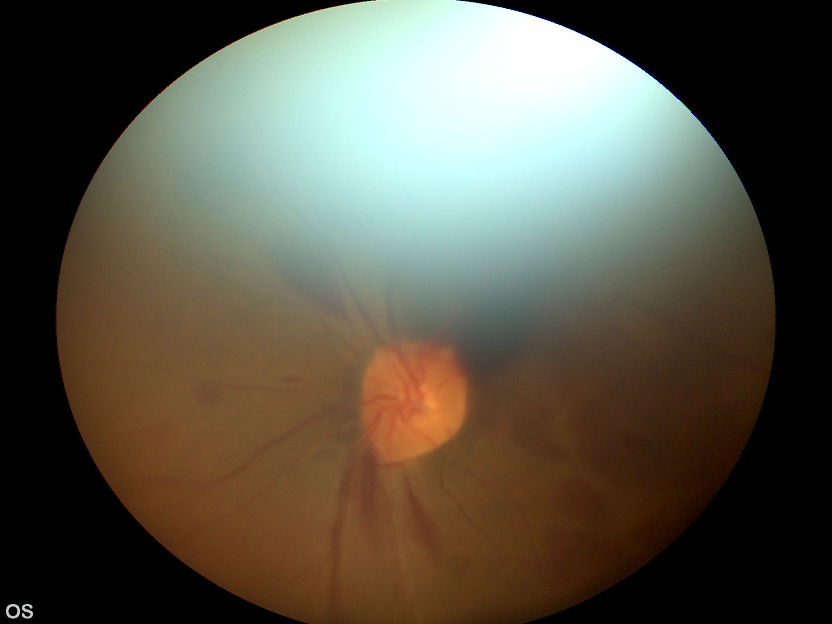
#> input picture Code/Images/OS0044EY.JPG, 1664 x 1248 px (shown at 1/2 size)
$ jupyter execute 'Edge Detection.ipynb'
#> lines starting #> are read from the running program, lines starting #| are printed output that depends on the picture; after the words box and inside, x2 and y2 are one past the last pixel; in counts of white or black regions, pixels touching at a corner belong together
[cell 1]
import cv2
import math
import numpy as np
import matplotlib.pyplot as plt

[cell 2]
def get_non_uniform_sampling(source, steps):
    shape = np.shape(source)
    height = shape[0]
    length = shape[1]

    x_centre = int(length/2)
    y_centre = int(height/2)
    radius = int(min(length, height)/2)

    pi = np.pi
    multiplier = 0.5
    x_coordinates = []
    y_coordinates = []

    for r in steps:
        number_of_points = (1/multiplier) * 2

        for j in range(int(number_of_points)):
            theta = j*pi*multiplier
            x = x_centre + (r * np.cos(theta))
            y = y_centre + (r * np.sin(theta))

            if(x<length and x>0 and y<height and y>0):
                x_coordinates.append(int(x))
                y_coordinates.append(int(y))

        multiplier = multiplier/2

    return x_coordinates, y_coordinates

def sort_counterclockwise(points, centre = None):
    if centre:
        centre_x, centre_y = centre
    else:
        centre_x, centre_y = sum([x for x,_ in points])/len(points), sum([y for _,y in points])/len(points)
    angles = [math.atan2(y - centre_y, x - centre_x) for x,y in points]
    counterclockwise_indices = sorted(range(len(points)), key=lambda i: angles[i])
    counterclockwise_points = [points[i] for i in counterclockwise_indices]
    return counterclockwise_points

def get_non_uniform_sampling_final(img, number_of_steps):
    shape = np.shape(img)
    height = shape[0]
    length = shape[1]
    radius = int(min(length, height)/2)

    gray = cv2.cvtColor(image, cv2.COLOR_BGR2GRAY)
    blurred = cv2.GaussianBlur(gray, (3, 3), 0)
    edged = cv2.Canny(blurred, 10, 100)
    arr_edge = np.where(edged==255)
    x_edge = arr_edge[1]
    y_edge = arr_edge[0]

    steps = np.linspace(0, radius, number_of_steps)

    for i in range(number_of_steps):
        steps[i] = steps[i] - int(math.pow(i, 3)) + int(math.pow(i, 1.5))

    steps = np.array(steps, dtype=int)

    x_coordinates, y_coordinates = get_non_uniform_sampling(img, steps)
    points = []
    for i , j in zip(x_edge, y_edge):
        points.append((i,j))

    sorted_points = sort_counterclockwise(points)
    t = np.transpose(sorted_points)
    x_edge = t[0]
    y_edge = t[1]

    interval = 2**(number_of_steps + 1)

    x_edge = np.array(x_edge[0::interval] ,dtype=int)
    y_edge = np.array(y_edge[0::interval], dtype=int)

    x_coordinates = np.concatenate([x_coordinates, x_edge])
    y_coordinates = np.concatenate([y_coordinates, y_edge])

    return x_coordinates, y_coordinates

[cell 3]
image = cv2.imread("./Images/OS0044EY.JPG")
#> image is the input picture: shape (1248, 1664, 3); mean B, G, R 71.1, 84.7, 89.1
image[1148:1247, 1564:1663, :] = 0
#> image: shape (1248, 1664, 3); 0.47% of pixels changed, all inside (x1, y1, x2, y2) = (1564, 1148, 1663, 1247)
(B,G,R) = cv2.split(image)
#G = cv2.resize(G, (512,512))

plt.figure(figsize = (10,10))
plt.imshow(G)
plt.colorbar()

height = np.shape(G)[0]
length = np.shape(G)[1]
print(np.shape(G))
#| (1248, 1664)

[cell 4]
x, y = get_non_uniform_sampling_final(G, 5)
#> in get_non_uniform_sampling_final, `edged = cv2.Canny(blurred, 10, 100)`:
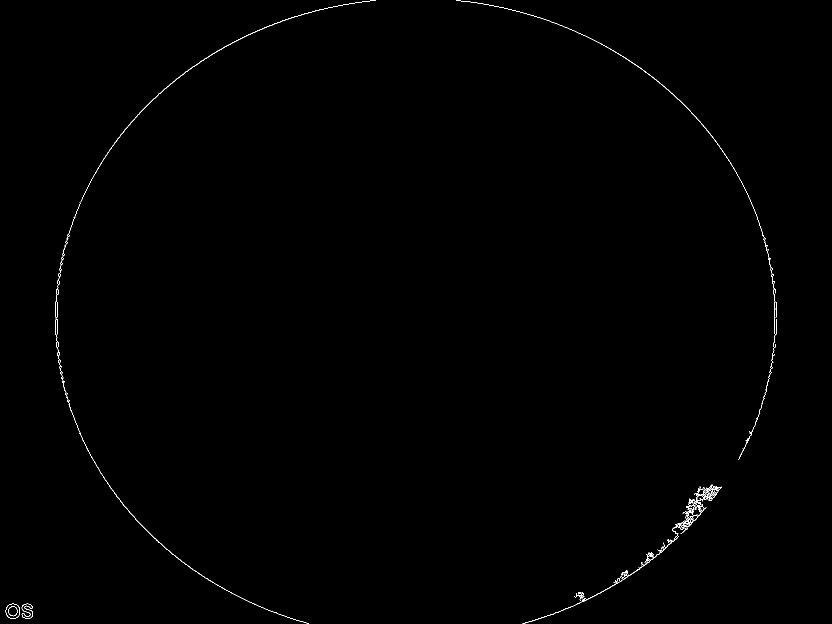
#> edged: shape (1248, 1664) (shown at 1/2 size); 0.3% white in thin lines or dots
#> in get_non_uniform_sampling_final, `arr_edge = np.where(edged==255)`: arr_edge = 6302 positions, rows 0 to 1247, columns 11 to 1552
#> in get_non_uniform_sampling_final, `x_edge = arr_edge[1]`: x_edge = 6302 values, max 1552 at index 2375, min 11 at index 5922, mean 888.4
#> in get_non_uniform_sampling_final, `y_edge = arr_edge[0]`: y_edge = 6302 values from 0 to 1247
#> in get_non_uniform_sampling_final, `x_coordinates, y_coordinates = get_non_uniform_sampling(img, steps)`: x_coordinates = 124 values, max 1400 at index 60, min 264 at index 92, mean 831.6; y_coordinates = 124 values, max 1192 at index 76, min 56 at index 108, mean 623.6
#> the loop in get_non_uniform_sampling_final, `for i , j in zip(x_edge, y_edge):` made 6302 passes
#> (i, j) on passes 1 to 3: (751, 0), (912, 0), (740, 1)
#> after the loop in get_non_uniform_sampling_final, `for i , j in zip(x_edge, y_edge):`: points = 6302 pairs, first value 11 to 1552, second value 0 to 1247
#> in sort_counterclockwise, `centre_x, centre_y = sum([x for x,_ in points])/len(points), sum([y fo..`: centre_x = 888.4; centre_y = 722.3
#> in sort_counterclockwise, `angles = [math.atan2(y - centre_y, x - centre_x) for x,y in points]`: angles = 6302 values, max 3.14 at index 2787, min -3.14 at index 2784, mean 0.042
#> in sort_counterclockwise, `counterclockwise_indices = sorted(range(len(points)), key=lambda i: an..`: counterclockwise_indices = 6302 values, max 6301 at index 4997, min 0 at index 1401, mean 3150.5
#> in sort_counterclockwise, `counterclockwise_points = [points[i] for i in counterclockwise_indices]`: counterclockwise_points has the same summary as points in get_non_uniform_sampling_final
#> in get_non_uniform_sampling_final, `sorted_points = sort_counterclockwise(points)`: sorted_points has the same summary as points
#> in get_non_uniform_sampling_final, `x_edge = t[0]`: x_edge = 6302 values, max 1552 at index 2585, min 11 at index 5736, mean 888.4
#> in get_non_uniform_sampling_final, `y_edge = t[1]`: y_edge = 6302 values, max 1247 at index 4997, min 0 at index 1401, mean 722.3
#> in get_non_uniform_sampling_final, `x_edge = np.array(x_edge[0::interval] ,dtype=int)`: x_edge = 99 values, max 1549 at index 41, min 11 at index 90, mean 887.2
#> in get_non_uniform_sampling_final, `y_edge = np.array(y_edge[0::interval], dtype=int)`: y_edge = 99 values, max 1246 at index 78, min 1 at index 22, mean 721.8
#> in get_non_uniform_sampling_final, `x_coordinates = np.concatenate([x_coordinates, x_edge])`: x_coordinates = 223 values, max 1549 at index 165, min 11 at index 214, mean 856.2
#> in get_non_uniform_sampling_final, `y_coordinates = np.concatenate([y_coordinates, y_edge])`: y_coordinates = 223 values, max 1246 at index 202, min 1 at index 146, mean 667.2
#> x has the same summary as x_coordinates in get_non_uniform_sampling_final; y has the same summary as y_coordinates in get_non_uniform_sampling_final

[cell 5]
plt.figure(figsize = (10,10))
plt.imshow(G)
plt.scatter(x, y, color='red')
plt.colorbar()
plt.title("Canny Edge Detection")

[cell 6]
plt.figure(figsize = (10,10))
plt.imshow(G)
plt.colorbar()

[cell 7]
ret, thresh = cv2.threshold(G, 2, 255, cv2.THRESH_BINARY)
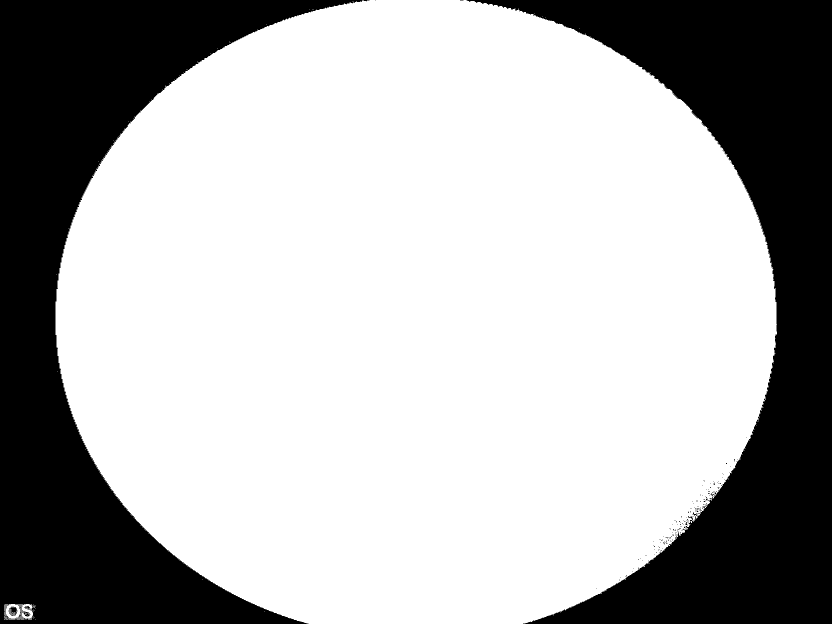
#> thresh: shape (1248, 1664) (shown at 1/2 size); 69.5% white; 136 black regions (132 under 20 px), largest, box (x1, y1, x2, y2) and area: (933, 0, 1664, 1248) 317553, (0, 0, 739, 1248) 316040, (17, 1213, 35, 1232) 188, (1385, 1025, 1395, 1032) 29

plt.figure(figsize = (10,10))
plt.imshow(thresh)
plt.colorbar()

[cell 8]
blurred = cv2.GaussianBlur(thresh, (3, 3), 0)
edged = cv2.Canny(blurred, 200, 255)
#> edged: shape (1248, 1664); 0.29% white in thin lines or dots

arr_edge = np.where(edged==255)
#> arr_edge = 5987 positions, rows 0 to 1247, columns 7 to 1553
x_edge = arr_edge[1]
#> x_edge = 5987 values, max 1553 at index 2370, min 7 at index 5238, mean 857.8
y_edge = arr_edge[0]
#> y_edge = 5987 values from 0 to 1247

points = []
for i , j in zip(x_edge, y_edge):
    points.append((i,j))
#> this loop made 5987 passes
#> (i, j) on passes 1 to 3: (724, 0), (738, 0), (749, 0)
#> after the loop, points = 5987 pairs, first value 7 to 1553, second value 0 to 1247

sorted_points = sort_counterclockwise(points)
#> sorted_points has the same summary as points
t = np.transpose(sorted_points)
x_edge = t[0]
#> x_edge = 5987 values, max 1553 at index 2449, min 7 at index 5399, mean 857.8
y_edge = t[1]
#> y_edge = 5987 values, max 1247 at index 4525, min 0 at index 1245, mean 723.6

# interval = 64
# x_edge = np.array(x_edge[0::interval] ,dtype=int)
# y_edge = np.array(y_edge[0::interval], dtype=int)

plt.figure(figsize = (10,10))
plt.imshow(G)
plt.scatter(x_edge, y_edge, color='red')
plt.colorbar()
plt.title("Canny Edge Detection with Thresholding")

[cell 9]
image_bw = cv2.cvtColor(image, cv2.COLOR_BGR2GRAY)

[cell 10]
clahe = cv2.createCLAHE(clipLimit = 5)
final_img = clahe.apply(G) + 15
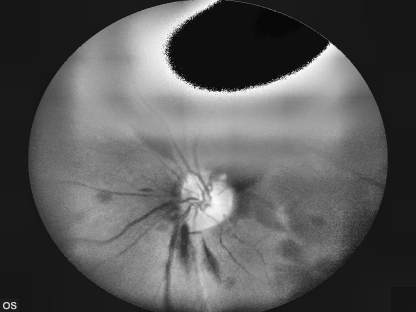
#> final_img: shape (1248, 1664) (shown at 1/4 size); min 0, max 255, mean 88.8

[cell 11]
_, ordinary_img = cv2.threshold(image_bw, 155, 255, cv2.THRESH_BINARY)
#> ordinary_img: shape (1248, 1664); 20.2% white; 348 white regions (344 under 20 px), largest, box (x1, y1, x2, y2) and area: (360, 0, 1416, 549) 416920, (12, 1208, 40, 1237) 400, (44, 1208, 66, 1237) 353, (852, 793, 874, 818) 293

[cell 12]
# imS = cv2.resize(final_img, (1080, 720))
# cv2.imshow("CLAHE image", imS)
# cv2.waitKey(0)

[cell 13]
plt.figure(figsize = (10,10))
plt.imshow(final_img)
plt.colorbar()

[cell 14]
equ = cv2.equalizeHist(G)
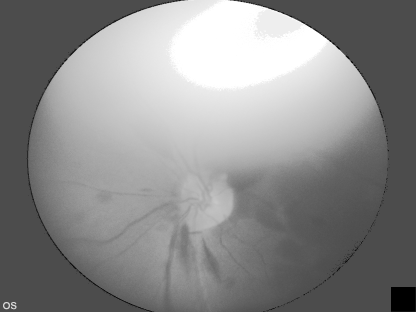
#> equ: shape (1248, 1664) (shown at 1/4 size); min 0, max 255, mean 138.5
plt.figure(figsize = (10,10))
plt.imshow(G)
plt.colorbar()

[cell 15]
cropped = G[:,208:1456]
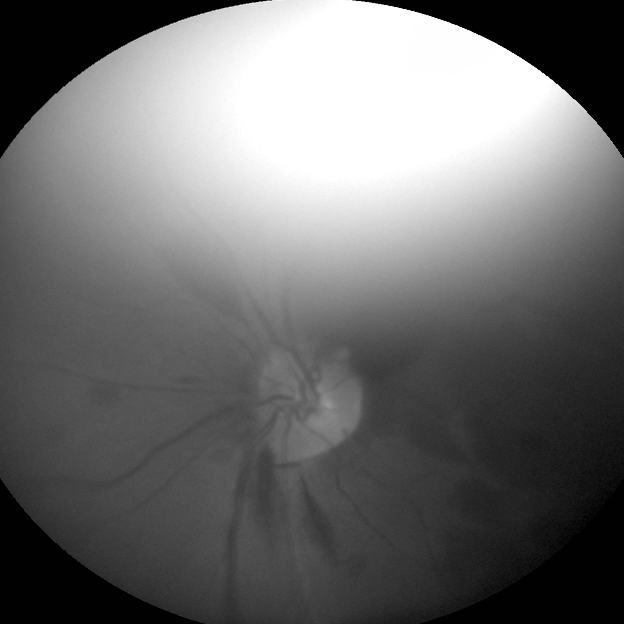
#> cropped: shape (1248, 1248) (shown at 1/2 size); min 0, max 255, mean 109.6
print(np.shape(cropped))
#| (1248, 1248)
rotate = cv2.rotate(cropped, cv2.ROTATE_90_CLOCKWISE)
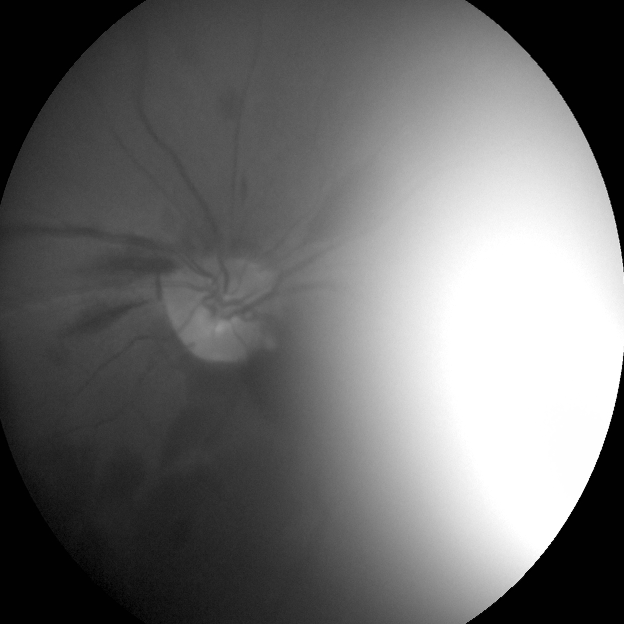
#> rotate: shape (1248, 1248) (shown at 1/2 size); min 0, max 255, mean 109.6
plt.figure(figsize = (10,10))
plt.imshow(rotate)
plt.colorbar()
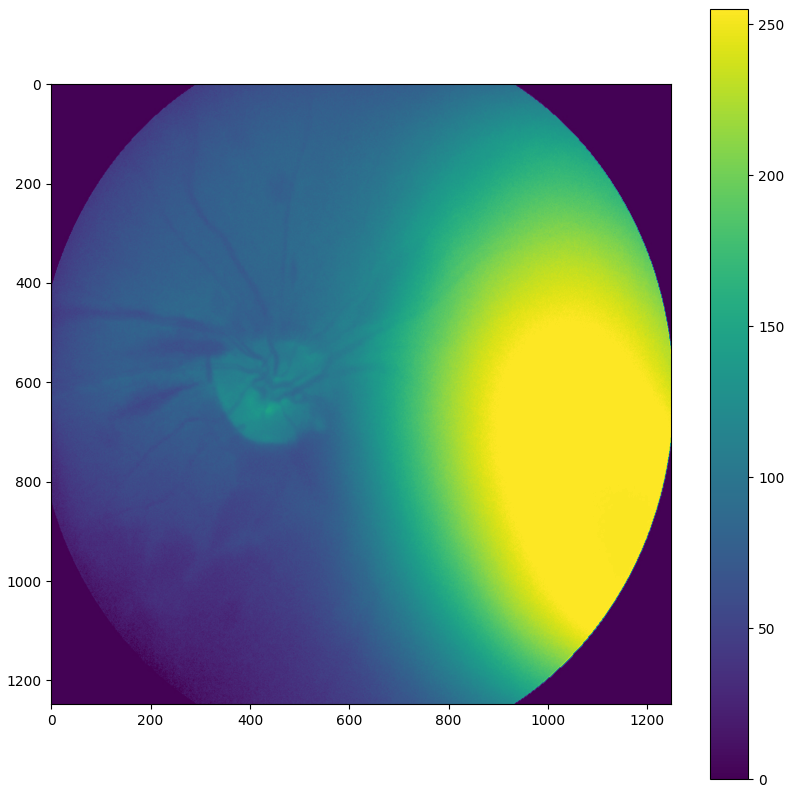
#> figure drawn by matplotlib, 2 panels

$ run again, with Code/Images/OS0004EY.JPG copied over Code/Images/OS0044EY.JPG
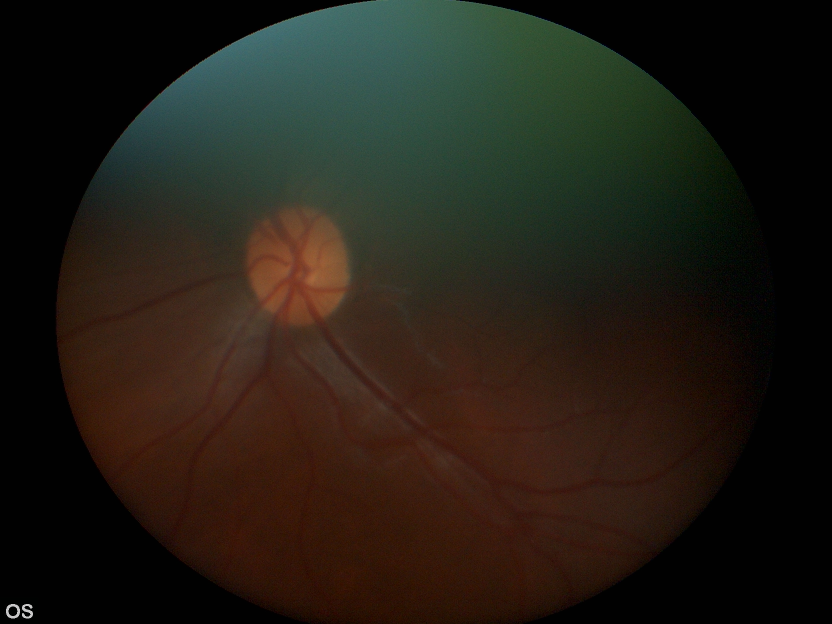
#> input picture Code/Images/OS0004EY.JPG, 1664 x 1248 px (shown at 1/2 size)
#> image is the input picture: shape (1248, 1664, 3); mean B, G, R 21.2, 29.8, 34.7
#> image: shape (1248, 1664, 3); 0.47% of pixels changed, all inside (x1, y1, x2, y2) = (1564, 1148, 1663, 1247)
#| (1248, 1664)
#> in get_non_uniform_sampling_final, `edged = cv2.Canny(blurred, 10, 100)`:
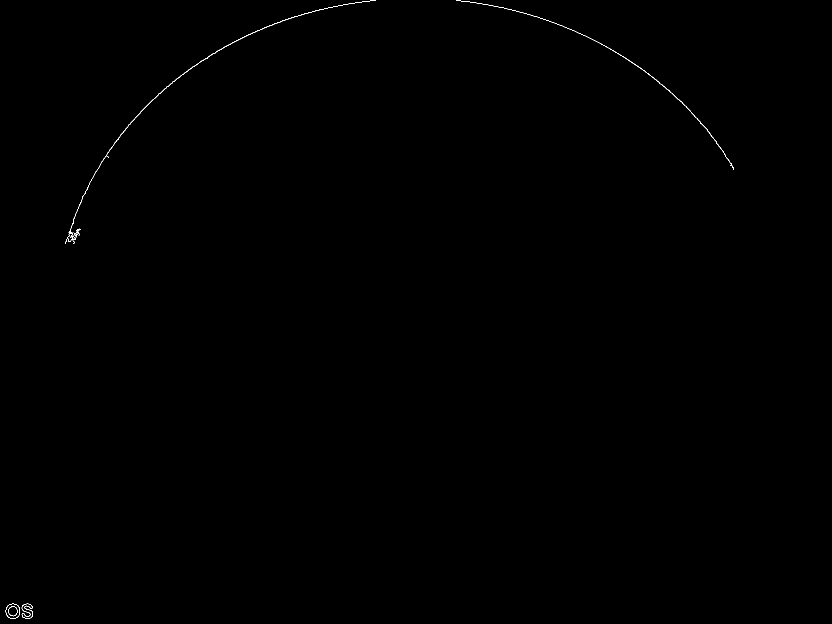
#> edged: shape (1248, 1664) (shown at 1/2 size); 0.11% white in thin lines or dots, all inside (x1, y1, x2, y2) = (11, 0, 1468, 1238)
#> in get_non_uniform_sampling_final, `arr_edge = np.where(edged==255)`: arr_edge = 2286 positions, rows 0 to 1237, columns 11 to 1467
#> in get_non_uniform_sampling_final, `x_edge = arr_edge[1]`: x_edge = 2286 values, max 1467 at index 1611, min 11 at index 2095, mean 618.5
#> in get_non_uniform_sampling_final, `y_edge = arr_edge[0]`: y_edge = 2286 values from 0 to 1237
#> in get_non_uniform_sampling_final, `x_coordinates, y_coordinates = get_non_uniform_sampling(img, steps)`: x_coordinates = 124 values, max 1400 at index 60, min 264 at index 92, mean 831.6; y_coordinates = 124 values, max 1192 at index 76, min 56 at index 108, mean 623.6
#> the loop in get_non_uniform_sampling_final, `for i , j in zip(x_edge, y_edge):` made 2286 passes
#> (i, j) on passes 1 to 3: (751, 0), (912, 0), (740, 1)
#> after the loop in get_non_uniform_sampling_final, `for i , j in zip(x_edge, y_edge):`: points = 2286 pairs, first value 11 to 1467, second value 0 to 1237
#> centre_x = 618.5; centre_y = 338.1
#> angles = 2286 values, max 3.14 at index 1620, min -3.14 at index 1617, mean -0.193
#> counterclockwise_indices = 2286 values, max 2285 at index 1642, min 0 at index 807, mean 1142.5
#> counterclockwise_points has the same summary as points in get_non_uniform_sampling_final
#> in get_non_uniform_sampling_final, `sorted_points = sort_counterclockwise(points)`: sorted_points has the same summary as points
#> in get_non_uniform_sampling_final, `x_edge = t[0]`: x_edge = 2286 values, max 1467 at index 1616, min 11 at index 1932, mean 618.5
#> in get_non_uniform_sampling_final, `y_edge = t[1]`: y_edge = 2286 values, max 1237 at index 1642, min 0 at index 807, mean 338.1
#> in get_non_uniform_sampling_final, `x_edge = np.array(x_edge[0::interval] ,dtype=int)`: x_edge = 36 values, max 1462 at index 25, min 19 at index 30, mean 623.4
#> in get_non_uniform_sampling_final, `y_edge = np.array(y_edge[0::interval], dtype=int)`: y_edge = 36 values, max 1236 at index 26, min 3 at index 13, mean 332.8
#> in get_non_uniform_sampling_final, `x_coordinates = np.concatenate([x_coordinates, x_edge])`: x_coordinates = 160 values, max 1462 at index 149, min 19 at index 154, mean 784.7
#> in get_non_uniform_sampling_final, `y_coordinates = np.concatenate([y_coordinates, y_edge])`: y_coordinates = 160 values, max 1236 at index 150, min 3 at index 137, mean 558.2
#> x has the same summary as x_coordinates in get_non_uniform_sampling_final; y has the same summary as y_coordinates in get_non_uniform_sampling_final
#> thresh: shape (1248, 1664); 68.9% white; 1463 black regions (1408 under 20 px), largest, box (x1, y1, x2, y2) and area: (935, 0, 1664, 1248) 321545, (0, 0, 738, 1248) 316658, (1503, 533, 1541, 581) 386
#> `arr_edge = np.where(edged==255)`: arr_edge = 20324 positions, rows 0 to 1247, columns 7 to 1552
#> the loop `for i , j in zip(x_edge, y_edge):` made 20324 passes
#> (i, j) on passes 1 to 3: (737, 0), (920, 0), (927, 0)
#> after the loop `for i , j in zip(x_edge, y_edge):`: points = 20324 items
#> ordinary_img: shape (1248, 1664); 0.04% white; 2 white regions, box (x1, y1, x2, y2) and area: (12, 1208, 40, 1237) 400, (44, 1208, 66, 1237) 353
#| (1248, 1248)
#> `[cell 15] cropped = G[:,208:1456] print(np.shape(cropped)) rotate = cv..`:
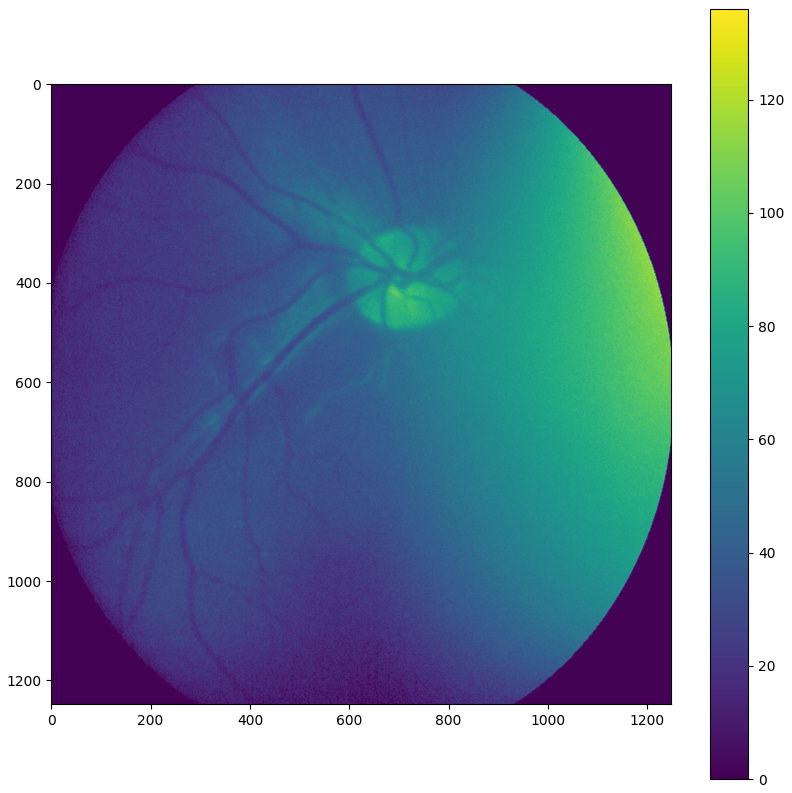
#> figure drawn by matplotlib, 2 panels
